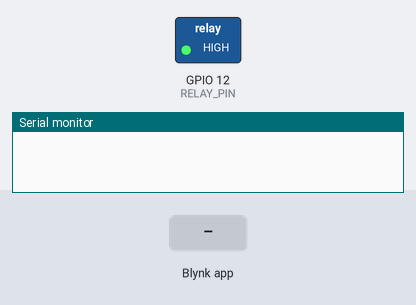
The sketch below on a simulated ESP32. On the bench: switched loads named in the sketch (green lamp = pin HIGH), the last lines printed to the serial monitor. Dashed ring = blinking. The inputs (shaded band) are chosen by the test bench. WiFi joins after 1.5 s; servers stay silent unless stated.

Above: at 0.1 s.
At 5.0 s:
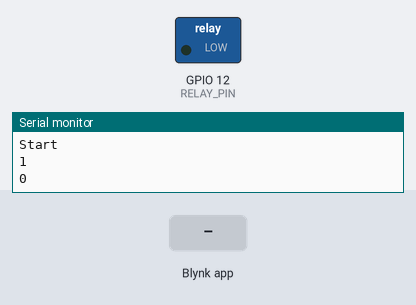
5.1 s: Blynk app writes 1 to V0
Timing chart, 0 to 14.6 s (numbered marks = the images above; inputs shaded):
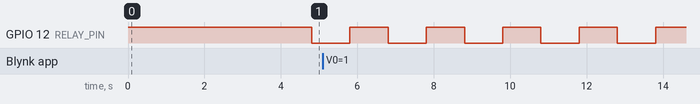

The sketch:

iot_platform.ino
```cpp
#define BLYNK_TEMPLATE_ID "TMPL3Vs-Eqeik"
#define BLYNK_TEMPLATE_NAME "light relay"
#define BLYNK_AUTH_TOKEN "5V9BzUbaXGA8pl67Gu35DALJpXjOiDcY"

#define BLYNK_PRINT Serial

#define RELAY_PIN 12
//#define SW 10
#define RELAY_TURN_ON LOW
#define RELAY_TURN_OFF HIGH

#include <BlynkSimpleEsp32.h>
#include <WiFi.h>
#include <Blynk.h>

/*
#include <DHT.h>
#include <DHT_U.h>

#define DHTTYPE DHT11
#define dhtPin 19
//object dht of DHT class,
DHT dht(dhtPin, DHTTYPE);
float temperature =0.0, humidity=0.0;
*/

const char SSID[] = "Rushikesh 5G";
const char PASS[] = "zxcvbnmz";


BLYNK_WRITE(V0) {
  int SW = param.asInt(); // Get the value from the Blynk app (V0)
  Serial.println ("Switch change state:    ");
  Serial.print (SW);
}


void setup() {
  // put your setup code here, to run once:
  pinMode (RELAY_PIN, OUTPUT);
  //pinMode (SW, INPUT_PULLUP);

  digitalWrite (RELAY_PIN, RELAY_TURN_OFF);


  Serial.begin (9600);
  Blynk.begin (BLYNK_AUTH_TOKEN, SSID, PASS);
  Serial.println ("Start");
  delay (2000);

}


void loop() {
  // put your main code here, to run repeatedly:
  Blynk.run ();
  /*
  temperature = dht.readTemperature();
  humidity= dht.readHumidity();

  Serial.println("Temperature:  ");
  Serial.print(temperature);
  Serial.println("Humidity:  ");
  Serial.print(humidity);
  Blynk.virtualWrite(V0,temperature);
  Blynk.virtualWrite(V1,humidity);
  */


  digitalWrite (RELAY_PIN, HIGH);
  Serial.println (digitalRead (RELAY_PIN));
  delay (1000);

  digitalWrite (RELAY_PIN, LOW);
  Serial.println (digitalRead (RELAY_PIN));
  delay (1000);

  //int sw_state = Blynk.virtualRead (V0);
  //Serial.println (V0);
  /*
  if (sw_state == 1)  {
    Serial.println ("ON");
    digitalWrite (SW, RELAY_TURN_ON);
    delay (400);
    digitalWrite (RELAY_PIN, RELAY_TURN_OFF);
  }
  else {
  }
  */
}
```

Measured:
- by itself, GPIO 12 (RELAY_PIN): alternates HIGH for 1.0 s and LOW for 1.0 s
